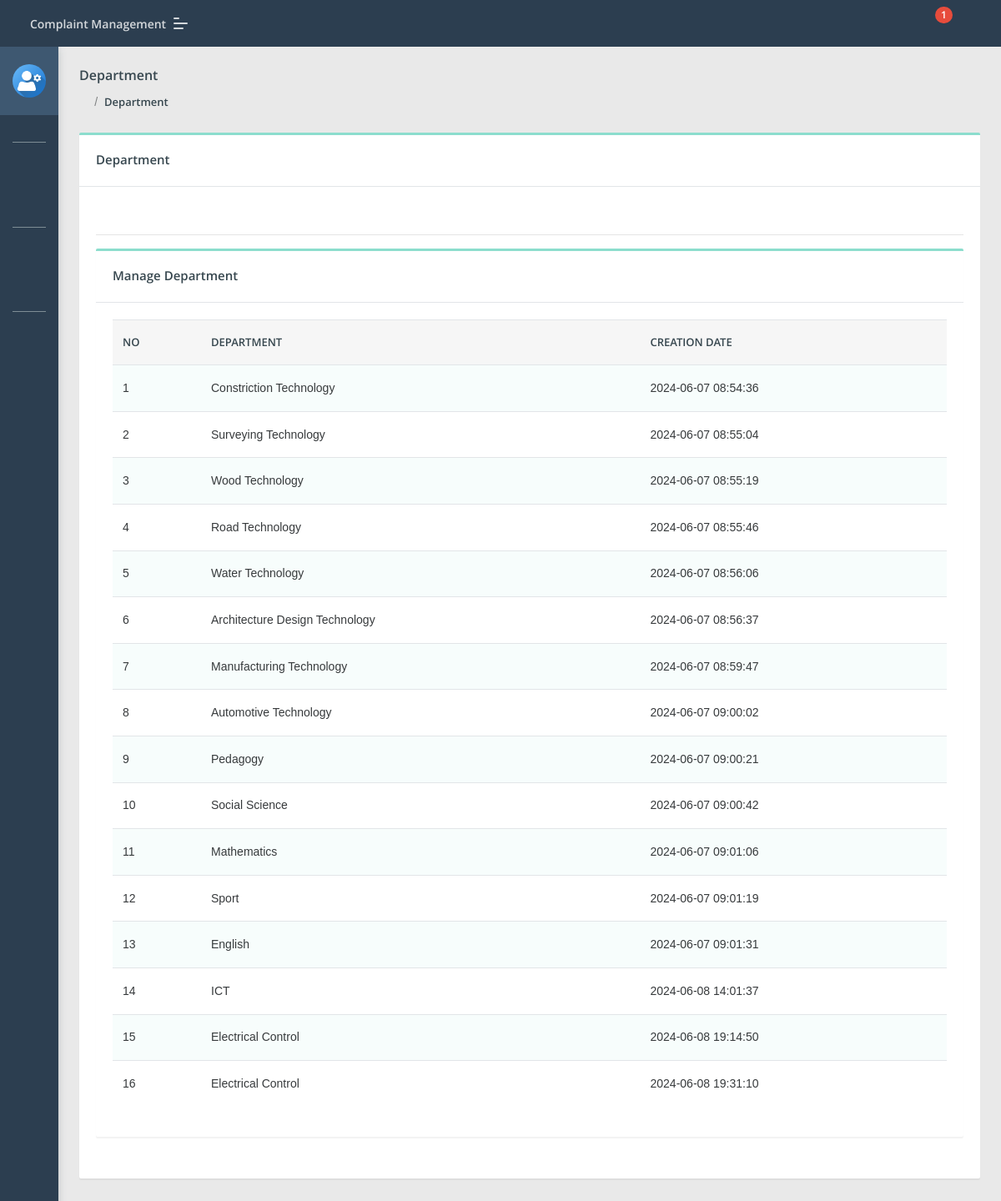
Screenshot of /Faculty/subcategory.php (signed in) with the database file from the repository.
### tables this page shows
CREATE TABLE `subcategory` (
  `id` int(11) NOT NULL,
  `categoryid` int(11) DEFAULT NULL,
  `subcategory` varchar(255) DEFAULT NULL,
  `creationDate` timestamp NULL DEFAULT CURRENT_TIMESTAMP,
  `updationDate` timestamp NULL DEFAULT NULL ON UPDATE CURRENT_TIMESTAMP
);

### Faculty/subcategory.php (the view, shortened to what this page needs)
<?php
include('include/config.php');
if(strlen($_SESSION['fid'])==0)
    {
header('location:index.php');
}
else{
?>
<!DOCTYPE html>
<html lang="en">
<head>
    <link rel="stylesheet" href="assets/css/style.css">
</head>
<body class="">
	<?php include('include/sidebar.php');?>
	<?php include('include/header.php');?>
<section class="pcoded-main-container">
    <div class="pcoded-content">
        <div class="page-header">
            <div class="page-block">
                <div class="row align-items-center">
                    <div class="col-md-12">
                        <div class="page-header-title">
                            <h5 class="m-b-10">Department</h5>
                        </div>
                        <ul class="breadcrumb">
                            <li class="breadcrumb-item"><a href="dashboard.php"><i class="feather icon-home"></i></a></li>
                            <li class="breadcrumb-item"><a href="subcategory.php">Department</a></li>
                        </ul>
                    </div>
                </div>
            </div>
        </div>
        <div class="row">
            <div class="col-sm-12">
                <div class="card">
                    <div class="card-header">
                        <h5>Department</h5>
                    </div>
                    <div class="card-body">
                        <div class="row">
                            <div class="col-md-10">
                                    <br />
                            </div>
                        </div>
                     <hr>
                      <div class="row">
                            <div class="col-xl-12">
                <div class="card">
                    <div class="card-header">
                        <h5>Manage  Department</h5>
                    </div>
                    <div class="card-body table-border-style">
                        <div class="table-responsive">
                            <table class="table table-striped">
                                <thead>
                                    <tr>
                                            <th>No</th>
                                            <th>Department </th>
                                            <th>Creation date</th>
                                        </tr>
                                </thead>
                                <tbody>
                                    <?php $query=mysqli_query($con,"select * from subcategory");
$cnt=1;
while($row=mysqli_fetch_array($query))
{
?>
                                        <tr>
                                            <td><?php echo htmlentities($cnt);?></td>
                                            <td><?php echo htmlentities($row['subcategory']);?></td>
                                            <td> <?php echo htmlentities($row['creationDate']);?></td>
                                        <?php $cnt=$cnt+1; } ?>
                                </tbody>
                            </table>
                        </div>
                    </div>
                </div>
            </div>
                        </div>
                    </div>
                </div>
            </div>
        </div>
    </div>
</section>
</body>
</html>
<?php } ?>

### rows the page displays
subcategory: subcategory "Constriction Technology", creationDate "2024-06-07 08:54:36"
subcategory: subcategory "Surveying Technology", creationDate "2024-06-07 08:55:04"
subcategory: subcategory "Wood Technology", creationDate "2024-06-07 08:55:19"
subcategory: subcategory "Road Technology", creationDate "2024-06-07 08:55:46"
subcategory: subcategory "Water Technology", creationDate "2024-06-07 08:56:06"
subcategory: subcategory "Architecture Design Technology", creationDate "2024-06-07 08:56:37"
subcategory: subcategory "Manufacturing Technology", creationDate "2024-06-07 08:59:47"
subcategory: subcategory "Automotive Technology", creationDate "2024-06-07 09:00:02"
subcategory: subcategory "Pedagogy", creationDate "2024-06-07 09:00:21"
subcategory: subcategory "Social Science", creationDate "2024-06-07 09:00:42"
subcategory: subcategory "Mathematics", creationDate "2024-06-07 09:01:06"
subcategory: subcategory "Sport", creationDate "2024-06-07 09:01:19"
subcategory: subcategory "English", creationDate "2024-06-07 09:01:31"
subcategory: subcategory "ICT", creationDate "2024-06-08 14:01:37"
subcategory: subcategory "Electrical Control", creationDate "2024-06-08 19:14:50"
subcategory: subcategory "Electrical Control", creationDate "2024-06-08 19:31:10"

### other values shown
$num1 "1"
